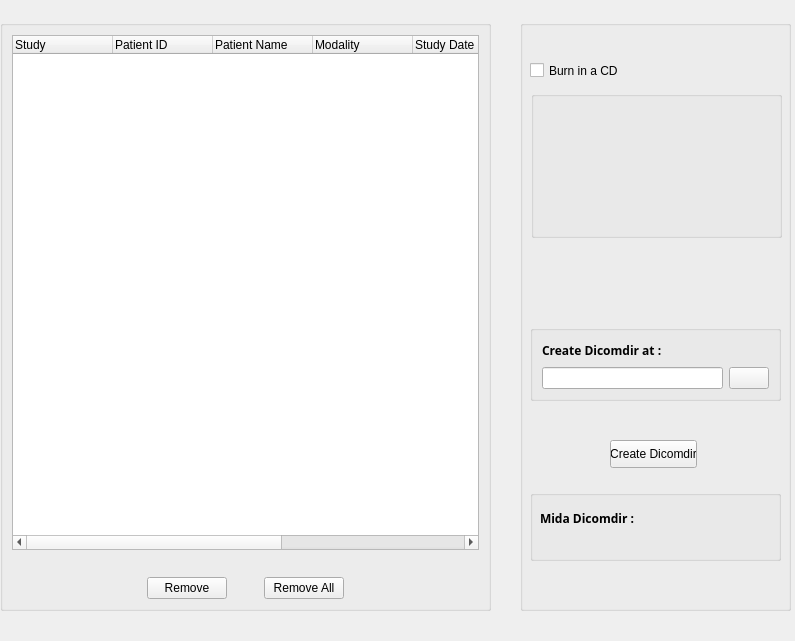
<ui version="4.0" >
 <author></author>
 <comment></comment>
 <exportmacro></exportmacro>
 <class>udg::QCreateDicomdirBase</class>
 <widget class="QWidget" name="udg::QCreateDicomdirBase" >
  <property name="geometry" >
   <rect>
    <x>0</x>
    <y>0</y>
    <width>795</width>
    <height>641</height>
   </rect>
  </property>
  <property name="windowTitle" >
   <string>Create DicomDir</string>
  </property>
  <widget class="QGroupBox" name="GroupBox1" >
   <property name="geometry" >
    <rect>
     <x>0</x>
     <y>20</y>
     <width>491</width>
     <height>591</height>
    </rect>
   </property>
   <property name="title" >
    <string/>
   </property>
   <layout class="QVBoxLayout" >
    <property name="margin" >
     <number>9</number>
    </property>
    <property name="spacing" >
     <number>6</number>
    </property>
    <item>
     <widget class="QTreeWidget" name="m_dicomdirStudiesList" >
      <column>
       <property name="text" >
        <string>Study</string>
       </property>
      </column>
      <column>
       <property name="text" >
        <string>Patient ID</string>
       </property>
      </column>
      <column>
       <property name="text" >
        <string>Patient Name</string>
       </property>
      </column>
      <column>
       <property name="text" >
        <string>Modality</string>
       </property>
      </column>
      <column>
       <property name="text" >
        <string>Study Date</string>
       </property>
      </column>
      <column>
       <property name="text" >
        <string>Study Time</string>
       </property>
      </column>
      <column>
       <property name="text" >
        <string>Description</string>
       </property>
      </column>
      <column>
       <property name="text" >
        <string>studyUID</string>
       </property>
      </column>
     </widget>
    </item>
    <item>
     <spacer>
      <property name="orientation" >
       <enum>Qt::Vertical</enum>
      </property>
      <property name="sizeType" >
       <enum>QSizePolicy::Fixed</enum>
      </property>
      <property name="sizeHint" >
       <size>
        <width>20</width>
        <height>21</height>
       </size>
      </property>
     </spacer>
    </item>
    <item>
     <layout class="QHBoxLayout" >
      <property name="margin" >
       <number>0</number>
      </property>
      <property name="spacing" >
       <number>6</number>
      </property>
      <item>
       <spacer>
        <property name="orientation" >
         <enum>Qt::Horizontal</enum>
        </property>
        <property name="sizeHint" >
         <size>
          <width>40</width>
          <height>20</height>
         </size>
        </property>
       </spacer>
      </item>
      <item>
       <widget class="QPushButton" name="m_buttonRemove" >
        <property name="toolTip" >
         <string>Remove selected study of the list</string>
        </property>
        <property name="text" >
         <string>Remove</string>
        </property>
       </widget>
      </item>
      <item>
       <spacer>
        <property name="orientation" >
         <enum>Qt::Horizontal</enum>
        </property>
        <property name="sizeType" >
         <enum>QSizePolicy::Fixed</enum>
        </property>
        <property name="sizeHint" >
         <size>
          <width>31</width>
          <height>20</height>
         </size>
        </property>
       </spacer>
      </item>
      <item>
       <widget class="QPushButton" name="m_buttonRemoveAll" >
        <property name="toolTip" >
         <string>Removel all the studies of the list</string>
        </property>
        <property name="text" >
         <string>Remove All</string>
        </property>
       </widget>
      </item>
      <item>
       <spacer>
        <property name="orientation" >
         <enum>Qt::Horizontal</enum>
        </property>
        <property name="sizeHint" >
         <size>
          <width>40</width>
          <height>20</height>
         </size>
        </property>
       </spacer>
      </item>
     </layout>
    </item>
   </layout>
  </widget>
  <widget class="QGroupBox" name="groupBox" >
   <property name="geometry" >
    <rect>
     <x>520</x>
     <y>20</y>
     <width>271</width>
     <height>591</height>
    </rect>
   </property>
   <property name="title" >
    <string/>
   </property>
   <widget class="QCheckBox" name="checkBox" >
    <property name="geometry" >
     <rect>
      <x>10</x>
      <y>40</y>
      <width>91</width>
      <height>21</height>
     </rect>
    </property>
    <property name="text" >
     <string>Burn in a CD</string>
    </property>
   </widget>
   <widget class="QGroupBox" name="groupBox_2" >
    <property name="geometry" >
     <rect>
      <x>11</x>
      <y>71</y>
      <width>251</width>
      <height>147</height>
     </rect>
    </property>
    <property name="title" >
     <string/>
    </property>
   </widget>
   <widget class="QGroupBox" name="groupBox_3" >
    <property name="geometry" >
     <rect>
      <x>10</x>
      <y>305</y>
      <width>251</width>
      <height>76</height>
     </rect>
    </property>
    <property name="title" >
     <string/>
    </property>
    <layout class="QGridLayout" >
     <property name="margin" >
      <number>9</number>
     </property>
     <property name="spacing" >
      <number>6</number>
     </property>
     <item row="0" column="0" >
      <layout class="QVBoxLayout" >
       <property name="margin" >
        <number>0</number>
       </property>
       <property name="spacing" >
        <number>6</number>
       </property>
       <item>
        <widget class="QLabel" name="label" >
         <property name="font" >
          <font>
           <family>Sans Serif</family>
           <pointsize>9</pointsize>
           <weight>75</weight>
           <italic>false</italic>
           <bold>true</bold>
           <underline>false</underline>
           <strikeout>false</strikeout>
          </font>
         </property>
         <property name="text" >
          <string>Create Dicomdir at :</string>
         </property>
        </widget>
       </item>
       <item>
        <layout class="QHBoxLayout" >
         <property name="margin" >
          <number>0</number>
         </property>
         <property name="spacing" >
          <number>6</number>
         </property>
         <item>
          <widget class="QLineEdit" name="m_lineEditDicomdirPath" />
         </item>
         <item>
          <widget class="QPushButton" name="m_buttonExamineDisk" >
           <property name="text" >
            <string/>
           </property>
           <property name="icon" >
            <iconset resource="../main/main.qrc" >:/images/folderclose.png</iconset>
           </property>
          </widget>
         </item>
        </layout>
       </item>
      </layout>
     </item>
    </layout>
   </widget>
   <widget class="QGroupBox" name="groupBox_4" >
    <property name="geometry" >
     <rect>
      <x>10</x>
      <y>470</y>
      <width>251</width>
      <height>71</height>
     </rect>
    </property>
    <property name="title" >
     <string/>
    </property>
    <widget class="QLabel" name="m_labelSizeOfDicomdir" >
     <property name="geometry" >
      <rect>
       <x>10</x>
       <y>20</y>
       <width>231</width>
       <height>16</height>
      </rect>
     </property>
     <property name="font" >
      <font>
       <family>Sans Serif</family>
       <pointsize>9</pointsize>
       <weight>75</weight>
       <italic>false</italic>
       <bold>true</bold>
       <underline>false</underline>
       <strikeout>false</strikeout>
      </font>
     </property>
     <property name="text" >
      <string>Mida Dicomdir :</string>
     </property>
    </widget>
   </widget>
   <widget class="QPushButton" name="m_buttonCreateDicomdir" >
    <property name="geometry" >
     <rect>
      <x>90</x>
      <y>420</y>
      <width>87</width>
      <height>28</height>
     </rect>
    </property>
    <property name="toolTip" >
     <string>Creates the Dicomdir with the selected studies</string>
    </property>
    <property name="text" >
     <string>Create Dicomdir</string>
    </property>
   </widget>
  </widget>
 </widget>
 <pixmapfunction></pixmapfunction>
 <resources>
  <include location="../main/main.qrc" />
 </resources>
 <connections/>
</ui>
